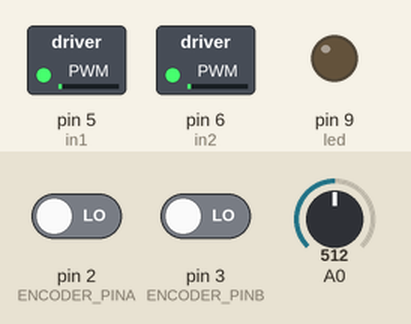
The sketch below on a simulated Arduino Uno, built with avr-gcc and run on an emulated ATmega328P. On the bench: switched loads named in the sketch (green lamp = pin HIGH), output pins drawn as LEDs (lit = HIGH). Inputs (shaded band) come from the test bench; at power-on: A0 = 512, pin 2 (ENCODER_PINA) LOW, pin 3 (ENCODER_PINB) LOW.

Above: at 1.2 s.
1.3 s: A0 set to 716
At 2.0 s:
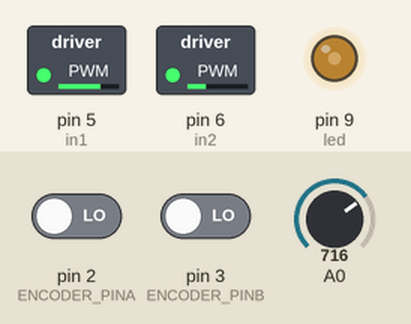
2.8 s: A0 set to 900
At 4.0 s:
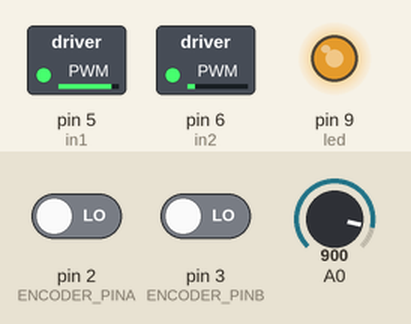
4.3 s: A0 set to 1023
At 5.5 s:
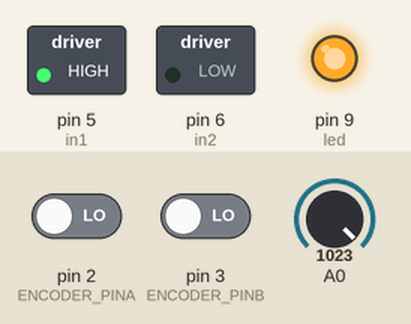
5.8 s: A0 set to 511
At 6.6 s:
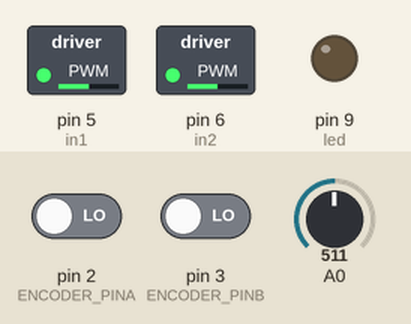
7.3 s: A0 set to 306
At 7.6 s:
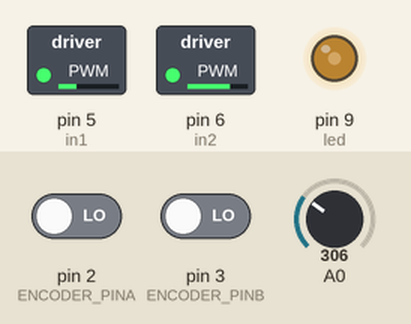
Timing chart, 0 to 9.8 s (numbered marks = the images above; inputs shaded):
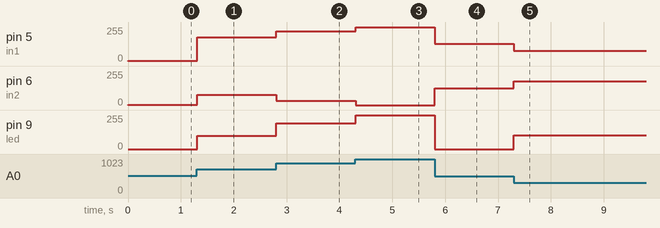

The sketch:

Magnetic_Encoder.ino
```cpp
/*
  The following code uses the magnetic encoders in order to calculate the RPM. first we calculated the gear ratio using the
  number of ticks in one revolution of the motor. next, we applied it to this code in order to count the number of rotations
  that the motor makes. this part is comment, due to that we also implemented the part with millis() func and also the
  potentiometer so that the rotation of the motor will be controlled by the potentiometer.
*/
//Encoder Example
// Define Pins
#define ENCODER_PINA 2
#define ENCODER_PINB 3
// encoder variables
volatile int encoderCounts = 0;
//definitions of volatile variables
volatile int num_of_rotations = 0;
volatile float diff = 0;
unsigned long myTime = 0;
volatile long last_my_time = 0;
//definitions of other variables
float RPM = 0.0;
int in1 = 5;
int in2 = 6;
int speed = 127;
int led = 9;         // the PWM pin the LED is attached to
int brightness = 0;
// Encoder ISR functions - Interupt Service Routine
void encoderA();
void encoderB();
void setup() {
  // initialize serial communication at 115200 bits per second:
  Serial.begin (115200);
  pinMode(in1, OUTPUT);
  pinMode(in2, OUTPUT);
  pinMode(led, OUTPUT);
  // initialize encoder, attache ISR functions
  pinMode(ENCODER_PINA, INPUT);
  pinMode(ENCODER_PINB, INPUT);
   // Attached interrupt to encoder pins
  attachInterrupt(digitalPinToInterrupt(ENCODER_PINA), encoderA, CHANGE);
  attachInterrupt(digitalPinToInterrupt(ENCODER_PINB), encoderB, CHANGE);
}
void loop() {
  int pos = analogRead(A0); //for the poterntiometer
  if (pos == 512){ //at the center
    analogWrite(led, LOW);
    analogWrite(in1, HIGH);
    analogWrite(in2 , HIGH);
  }
  if (pos > 512){ //turn one-way
    speed = map(pos, 512, 1023, 127, 255);
    analogWrite(led, map(speed, 127, 255, 0, 255));
    analogWrite(in1, speed);
    analogWrite(in2 , 255 - speed);
  }
  if(pos <512){ //turn other-way
    speed = map(pos, 0, 511, 255, 127);
    analogWrite(led, map(speed, 127, 255, 0, 255));
    analogWrite(in1, 255-speed);
    analogWrite(in2 , speed);
  }
  if (abs(encoderCounts) / 618 == 1) //618 due to the num of ticks we counted in a single rev
  {
    myTime = millis();
    //Serial.println("RPM: ");
    RPM = 60000/((myTime-last_my_time)); //by def of RPM
    //Serial.println(myTime-last_my_time);
    last_my_time = myTime;
    Serial.println(RPM);
   // Serial.println("Num_of_Rotations: ");
    num_of_rotations = num_of_rotations + 1;
   // Serial.println(num_of_rotations);
    encoderCounts = 0;
  }
  // print encoder position
  delay(10);
}
// EncoderA ISR
void encoderA() {
  // look for a low-to-high on channel B
  if (digitalRead(ENCODER_PINA) == HIGH) {
  // check channel A to see which way encoder is turning
    digitalRead(ENCODER_PINB) ? encoderCounts++ : encoderCounts--;
  }else{
    // check channel A to see which way encoder is turning
    digitalRead(ENCODER_PINB) ? encoderCounts-- : encoderCounts++;
  }
} // End EncoderA ISR
// EncoderB ISR
void encoderB() {
  // look for a low-to-high on channel B
  if (digitalRead(ENCODER_PINB) == HIGH) {
    // check channel A to see which way encoder is turning
    digitalRead(ENCODER_PINA) ? encoderCounts-- : encoderCounts++;
  }else{
    // check channel A to see which way encoder is turning
    digitalRead(ENCODER_PINA) ? encoderCounts++ : encoderCounts--;
  }
} // End EncoderB ISR
```

Measured:
- after the input at 1.3 s, pin 5 (in1): 1/255 → 178/255 at once; pin 6 (in2): 1/255 → 77/255 at once; pin 9 (led): 0/255 → 101/255 at once
- after the input at 2.8 s, pin 5 (in1): 178/255 → 224/255 at once; pin 6 (in2): 77/255 → 31/255 at once; pin 9 (led): 101/255 → 193/255 at once
- after the input at 4.3 s, pin 5 (in1): 224/255 → 255/255 at once; pin 6 (in2): 31/255 → 0/255 at once; pin 9 (led): 193/255 → 255/255 at once
- after the input at 5.8 s, pin 5 (in1): 255/255 → 128/255 at once; pin 6 (in2): 0/255 → 127/255 at once; pin 9 (led): 255/255 → 0/255 at once
- after the input at 7.3 s, pin 5 (in1): 128/255 → 76/255 at once; pin 6 (in2): 127/255 → 179/255 at once; pin 9 (led): 0/255 → 103/255 at once
